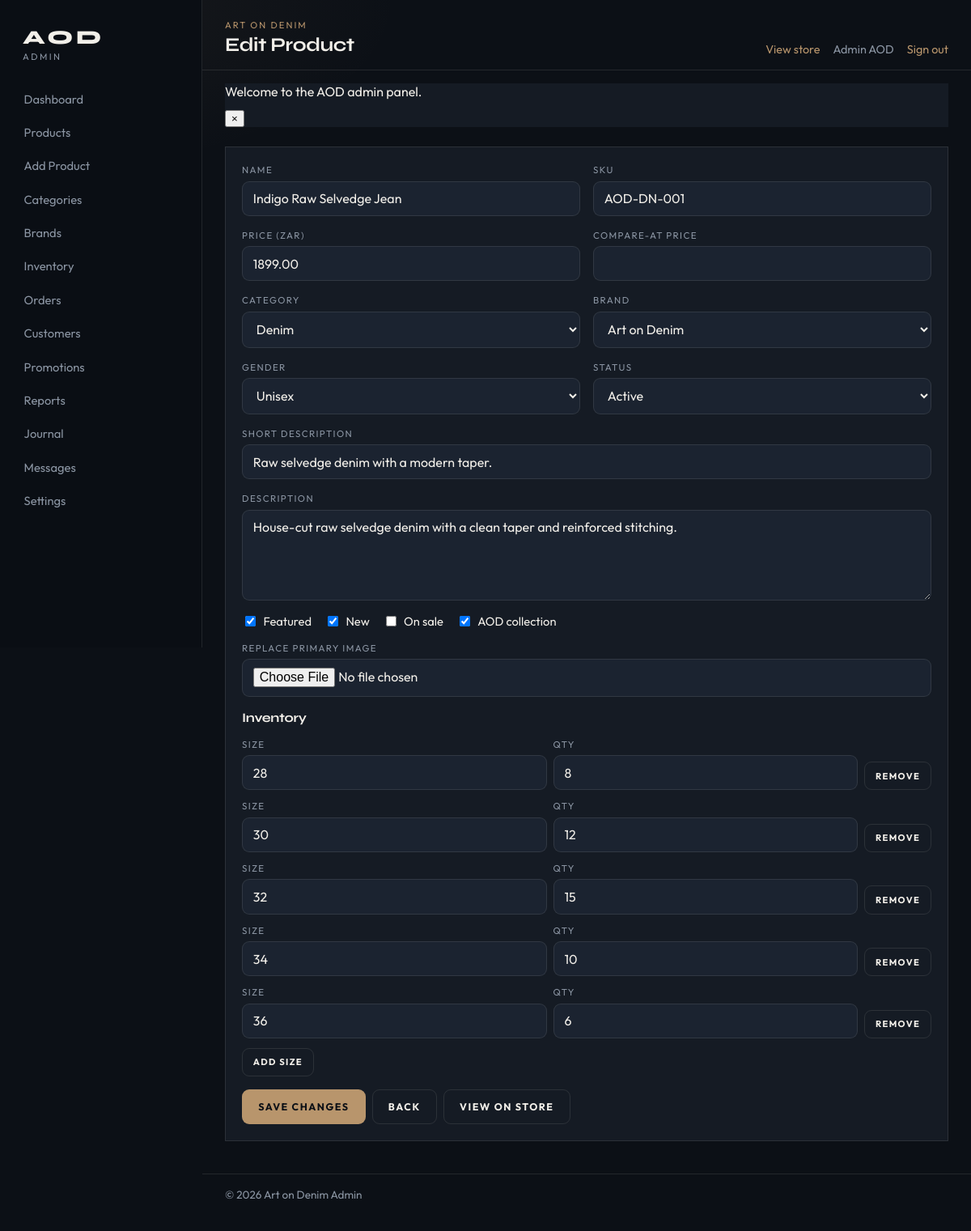
/admin/edit-product.php?id=1 (signed in), run on the app's committed database.
### tables this page shows
CREATE TABLE `users` (
  `id` INT UNSIGNED NOT NULL AUTO_INCREMENT,
  `first_name` VARCHAR(80) NOT NULL,
  `last_name` VARCHAR(80) NOT NULL,
  `email` VARCHAR(190) NOT NULL,
  `phone` VARCHAR(30) DEFAULT NULL,
  `password_hash` VARCHAR(255) NOT NULL,
  `role` ENUM('customer', 'admin') NOT NULL DEFAULT 'customer',
  `status` ENUM('active', 'inactive', 'banned') NOT NULL DEFAULT 'active',
  `address_line1` VARCHAR(255) DEFAULT NULL,
  `address_line2` VARCHAR(255) DEFAULT NULL,
  `city` VARCHAR(100) DEFAULT NULL,
  `province` VARCHAR(100) DEFAULT NULL,
  `postal_code` VARCHAR(20) DEFAULT NULL,
  `country` VARCHAR(100) NOT NULL DEFAULT 'South Africa',
  `email_verified_at` DATETIME DEFAULT NULL,
  `last_login_at` DATETIME DEFAULT NULL,
  `created_at` DATETIME NOT NULL DEFAULT CURRENT_TIMESTAMP,
  `updated_at` DATETIME NOT NULL DEFAULT CURRENT_TIMESTAMP ON UPDATE CURRENT_TIMESTAMP,
  PRIMARY KEY (`id`),
  UNIQUE KEY `uq_users_email` (`email`),
  KEY `idx_users_role` (`role`),
  KEY `idx_users_status` (`status`)
);

CREATE TABLE `products` (
  `id` INT UNSIGNED NOT NULL AUTO_INCREMENT,
  `sku` VARCHAR(60) NOT NULL,
  `name` VARCHAR(200) NOT NULL,
  `slug` VARCHAR(220) NOT NULL,
  `description` TEXT DEFAULT NULL,
  `short_description` VARCHAR(500) DEFAULT NULL,
  `category_id` INT UNSIGNED DEFAULT NULL,
  `brand_id` INT UNSIGNED DEFAULT NULL,
  `price` DECIMAL(10,2) NOT NULL,
  `compare_at_price` DECIMAL(10,2) DEFAULT NULL,
  `cost_price` DECIMAL(10,2) DEFAULT NULL,
  `gender` ENUM('unisex', 'men', 'women') NOT NULL DEFAULT 'unisex',
  `is_featured` TINYINT(1) NOT NULL DEFAULT 0,
  `is_new` TINYINT(1) NOT NULL DEFAULT 0,
  `is_on_sale` TINYINT(1) NOT NULL DEFAULT 0,
  `is_aod_collection` TINYINT(1) NOT NULL DEFAULT 0,
  `status` ENUM('draft', 'active', 'archived') NOT NULL DEFAULT 'active',
  `meta_title` VARCHAR(160) DEFAULT NULL,
  `meta_description` VARCHAR(255) DEFAULT NULL,
  `created_at` DATETIME NOT NULL DEFAULT CURRENT_TIMESTAMP,
  `updated_at` DATETIME NOT NULL DEFAULT CURRENT_TIMESTAMP ON UPDATE CURRENT_TIMESTAMP,
  PRIMARY KEY (`id`),
  UNIQUE KEY `uq_products_sku` (`sku`),
  UNIQUE KEY `uq_products_slug` (`slug`),
  KEY `idx_products_category` (`category_id`),
  KEY `idx_products_brand` (`brand_id`),
  KEY `idx_products_status` (`status`),
  KEY `idx_products_featured` (`is_featured`),
  KEY `idx_products_new` (`is_new`),
  KEY `idx_products_sale` (`is_on_sale`),
  KEY `idx_products_aod` (`is_aod_collection`),
  KEY `idx_products_price` (`price`),
  FULLTEXT KEY `ft_products_search` (`name`, `short_description`, `description`),
  CONSTRAINT `fk_products_category`
    FOREIGN KEY (`category_id`) REFERENCES `categories` (`id`)
    ON DELETE SET NULL ON UPDATE CASCADE,
  CONSTRAINT `fk_products_brand`
    FOREIGN KEY (`brand_id`) REFERENCES `brands` (`id`)
    ON DELETE SET NULL ON UPDATE CASCADE
);

CREATE TABLE `categories` (
  `id` INT UNSIGNED NOT NULL AUTO_INCREMENT,
  `name` VARCHAR(120) NOT NULL,
  `slug` VARCHAR(140) NOT NULL,
  `description` TEXT DEFAULT NULL,
  `image` VARCHAR(255) DEFAULT NULL,
  `parent_id` INT UNSIGNED DEFAULT NULL,
  `sort_order` INT NOT NULL DEFAULT 0,
  `is_active` TINYINT(1) NOT NULL DEFAULT 1,
  `created_at` DATETIME NOT NULL DEFAULT CURRENT_TIMESTAMP,
  `updated_at` DATETIME NOT NULL DEFAULT CURRENT_TIMESTAMP ON UPDATE CURRENT_TIMESTAMP,
  PRIMARY KEY (`id`),
  UNIQUE KEY `uq_categories_slug` (`slug`),
  KEY `idx_categories_active` (`is_active`),
  KEY `idx_categories_parent` (`parent_id`),
  CONSTRAINT `fk_categories_parent`
    FOREIGN KEY (`parent_id`) REFERENCES `categories` (`id`)
    ON DELETE SET NULL ON UPDATE CASCADE
);

CREATE TABLE `brands` (
  `id` INT UNSIGNED NOT NULL AUTO_INCREMENT,
  `name` VARCHAR(120) NOT NULL,
  `slug` VARCHAR(140) NOT NULL,
  `description` TEXT DEFAULT NULL,
  `logo` VARCHAR(255) DEFAULT NULL,
  `website` VARCHAR(255) DEFAULT NULL,
  `is_featured` TINYINT(1) NOT NULL DEFAULT 0,
  `is_active` TINYINT(1) NOT NULL DEFAULT 1,
  `created_at` DATETIME NOT NULL DEFAULT CURRENT_TIMESTAMP,
  `updated_at` DATETIME NOT NULL DEFAULT CURRENT_TIMESTAMP ON UPDATE CURRENT_TIMESTAMP,
  PRIMARY KEY (`id`),
  UNIQUE KEY `uq_brands_slug` (`slug`),
  KEY `idx_brands_featured` (`is_featured`),
  KEY `idx_brands_active` (`is_active`)
);

CREATE TABLE `inventory` (
  `id` INT UNSIGNED NOT NULL AUTO_INCREMENT,
  `product_id` INT UNSIGNED NOT NULL,
  `size` VARCHAR(20) NOT NULL,
  `quantity` INT NOT NULL DEFAULT 0,
  `reserved` INT NOT NULL DEFAULT 0,
  `low_stock_threshold` INT NOT NULL DEFAULT 5,
  `updated_at` DATETIME NOT NULL DEFAULT CURRENT_TIMESTAMP ON UPDATE CURRENT_TIMESTAMP,
  PRIMARY KEY (`id`),
  UNIQUE KEY `uq_inventory_product_size` (`product_id`, `size`),
  KEY `idx_inventory_qty` (`quantity`),
  CONSTRAINT `fk_inventory_product`
    FOREIGN KEY (`product_id`) REFERENCES `products` (`id`)
    ON DELETE CASCADE ON UPDATE CASCADE
);

### includes/functions.php (called while the page is built, shortened)
<?php
function e(?string $value): string
{
    return htmlspecialchars((string) $value, ENT_QUOTES | ENT_SUBSTITUTE, 'UTF-8');
}
function url(string $path = ''): string
{
    $path = ltrim($path, '/');
    return rtrim(BASE_URL, '/') . '/' . $path;
}
function asset(string $path): string
{
    return url(ltrim($path, '/'));
}
function current_user(): ?array
{
    return $_SESSION['user'];
}
function get_categories(bool $activeOnly = true): array
{
    $sql = 'SELECT * FROM categories';
    $sql .= ' ORDER BY sort_order ASC, name ASC';
    return db()->query($sql)->fetchAll();
}
function get_brands_list(bool $activeOnly = true): array
{
    $sql = 'SELECT * FROM brands';
    $sql .= ' ORDER BY name ASC';
    return db()->query($sql)->fetchAll();
}
function get_product_inventory(int $productId): array
{
    $stmt = db()->prepare(
        'SELECT * FROM inventory
         WHERE product_id = :id
         ORDER BY id ASC'
    );
    $stmt->execute([':id' => $productId]);
    return $stmt->fetchAll();
}

### config/database.php (called while the page is built, shortened)
<?php
function db(): PDO
{
    static $pdo = null;
    if ($pdo instanceof PDO) {
        return $pdo;
    }
    $dsn = sprintf(
        'mysql:host=%s;port=%s;dbname=%s;charset=%s',
        DB_HOST,
        DB_PORT,
        DB_NAME,
        DB_CHARSET
    );
    try {
        $pdo = new PDO($dsn, DB_USER, DB_PASS, [
            PDO::ATTR_ERRMODE            => PDO::ERRMODE_EXCEPTION,
            PDO::ATTR_DEFAULT_FETCH_MODE => PDO::FETCH_ASSOC,
            PDO::ATTR_EMULATE_PREPARES   => false,
            PDO::MYSQL_ATTR_INIT_COMMAND => "SET NAMES utf8mb4 COLLATE utf8mb4_unicode_ci",
        ]);
    } catch (PDOException $e) {
        if (APP_DEBUG) {
            throw new RuntimeException('Database connection failed: ' . $e->getMessage(), 0, $e);
        }
        error_log('AOD DB Error: ' . $e->getMessage());
        http_response_code(503);
        exit('Service temporarily unavailable. Please try again later.');
    }
    return $pdo;
}

### includes/auth.php (called while the page is built, shortened)
<?php
function refresh_session_user(): ?array
{
    $full = find_user_by_id((int) $_SESSION['user']['id']);
    return $_SESSION['user'];
}
function find_user_by_id(int $id): ?array
{
    $stmt = db()->prepare('SELECT * FROM users WHERE id = :id LIMIT 1');
    $stmt->execute([':id' => $id]);
    $user = $stmt->fetch();
    return $user ?: null;
}

### includes/admin-auth.php (called while the page is built, shortened)
<?php
function require_admin(): void
{
    $user = refresh_session_user();
}

### admin/edit-product.php (the view, shortened to what this page needs)
<?php
require_admin();
$id = (int) ($_GET['id'] ?? $_POST['id'] ?? 0);
$stmt = db()->prepare('SELECT * FROM products WHERE id = :id LIMIT 1');
$stmt->execute([':id' => $id]);
$product = $stmt->fetch();
$categories = get_categories(false);
$brands = get_brands_list(false);
$inventory = get_product_inventory($id);
$pageTitle = 'Edit Product';
require dirname(__DIR__) . '/includes/admin-header.php';
?>
<section class="admin-panel">
    <form method="post" action="<?= e(url('admin/edit-product.php?id=' . $id)) ?>" enctype="multipart/form-data" class="admin-form" novalidate>
        <div class="admin-form-row">
            <div class="admin-field">
                <label for="name">Name</label>
                <input type="text" id="name" name="name" required value="<?= e((string) $product['name']) ?>">
            </div>
            <div class="admin-field">
                <label for="sku">SKU</label>
                <input type="text" id="sku" name="sku" required value="<?= e((string) $product['sku']) ?>">
            </div>
        </div>
        <div class="admin-form-row">
            <div class="admin-field">
                <label for="price">Price (ZAR)</label>
                <input type="number" step="0.01" min="0" id="price" name="price" required value="<?= e((string) $product['price']) ?>">
            </div>
            <div class="admin-field">
                <label for="compare_at_price">Compare-at price</label>
                <input type="number" step="0.01" min="0" id="compare_at_price" name="compare_at_price" value="<?= e((string) ($product['compare_at_price'] ?? '')) ?>">
            </div>
        </div>
        <div class="admin-form-row">
            <div class="admin-field">
                <label for="category_id">Category</label>
                <select id="category_id" name="category_id">
                    <?php foreach ($categories as $c): ?>
                        <option value="<?= (int) $c['id'] ?>" <?= (int) ($product['category_id'] ?? 0) === (int) $c['id'] ? 'selected' : '' ?>><?= e($c['name']) ?></option>
                    <?php endforeach; ?>
                </select>
            </div>
            <div class="admin-field">
                <label for="brand_id">Brand</label>
                <select id="brand_id" name="brand_id">
                    <?php foreach ($brands as $b): ?>
                        <option value="<?= (int) $b['id'] ?>" <?= (int) ($product['brand_id'] ?? 0) === (int) $b['id'] ? 'selected' : '' ?>><?= e($b['name']) ?></option>
                    <?php endforeach; ?>
                </select>
            </div>
        </div>
        <div class="admin-form-row">
            <div class="admin-field">
                <label for="gender">Gender</label>
                <select id="gender" name="gender">
                    <?php foreach (['unisex','men','women'] as $g): ?>
                        <option value="<?= $g ?>" <?= ($product['gender'] ?? '') === $g ? 'selected' : '' ?>><?= ucfirst($g) ?></option>
                    <?php endforeach; ?>
                </select>
            </div>
            <div class="admin-field">
                <label for="status">Status</label>
                <select id="status" name="status">
                    <?php foreach (['active','draft','archived'] as $s): ?>
                        <option value="<?= $s ?>" <?= ($product['status'] ?? '') === $s ? 'selected' : '' ?>><?= ucfirst($s) ?></option>
                    <?php endforeach; ?>
                </select>
            </div>
        </div>
        <div class="admin-field">
            <label for="short_description">Short description</label>
            <input type="text" id="short_description" name="short_description" maxlength="500" value="<?= e((string) ($product['short_description'] ?? '')) ?>">
        </div>
        <div class="admin-field">
            <label for="description">Description</label>
            <textarea id="description" name="description"><?= e((string) ($product['description'] ?? '')) ?></textarea>
        </div>
        <div class="admin-checks">
            <label><input type="checkbox" name="is_featured" value="1" <?= !empty($product['is_featured']) ? 'checked' : '' ?>> Featured</label>
            <label><input type="checkbox" name="is_new" value="1" <?= !empty($product['is_new']) ? 'checked' : '' ?>> New</label>
            <label><input type="checkbox" name="is_on_sale" value="1" <?= !empty($product['is_on_sale']) ? 'checked' : '' ?>> On sale</label>
            <label><input type="checkbox" name="is_aod_collection" value="1" <?= !empty($product['is_aod_collection']) ? 'checked' : '' ?>> AOD collection</label>
        </div>
        <div class="admin-field">
            <label for="image">Replace primary image</label>
            <input type="file" id="image" name="image" accept=".jpg,.jpeg,.png,.webp,image/jpeg,image/png,image/webp">
        </div>
        <div>
            <h2 style="font-size:1rem;">Inventory</h2>
            <div class="inventory-editor" id="inventory-editor">
                <?php if ($inventory): ?>
                    <?php foreach ($inventory as $row): ?>
                        <div class="inventory-row">
                            <div class="admin-field"><label>Size</label><input type="text" name="sizes[]" value="<?= e($row['size']) ?>" required></div>
                            <div class="admin-field"><label>Qty</label><input type="number" name="quantities[]" min="0" value="<?= (int) $row['quantity'] ?>" required></div>
                            <button type="button" class="admin-btn admin-btn--ghost admin-btn--sm" data-remove-row>Remove</button>
                        </div>
                    <?php endforeach; ?>
                <?php endif; ?>
            </div>
            <button type="button" class="admin-btn admin-btn--ghost admin-btn--sm" id="add-size-row" style="margin-top:.75rem;">Add size</button>
        </div>
        <div class="stack-actions">
            <button type="submit" class="admin-btn">Save changes</button>
            <a class="admin-btn admin-btn--ghost" href="<?= e(url('admin/products.php')) ?>">Back</a>
            <a class="admin-btn admin-btn--ghost" href="<?= e(url('pages/product.php?id=' . $id)) ?>" target="_blank" rel="noopener">View on store</a>
        </div>
    </form>
</section>
<?php require dirname(__DIR__) . '/includes/admin-footer.php'; ?>

### includes/admin-header.php (shortened to what this page needs)
<?php
$pageTitle = $pageTitle ?? 'Admin';
$adminUser = current_user();
?>
<!DOCTYPE html>
<html lang="en">
<head>
    <link rel="stylesheet" href="<?= e(asset('assets/css/admin.css')) ?>">
</head>
<body class="admin-body">
<div class="admin-shell">
<?php require __DIR__ . '/admin-sidebar.php'; ?>
<div class="admin-main-wrap">
    <header class="admin-topbar">
        <div>
            <p class="admin-topbar__eyebrow">Art on Denim</p>
            <h1 class="admin-topbar__title"><?= e($pageTitle) ?></h1>
        </div>
        <div class="admin-topbar__actions">
            <a href="<?= e(url('index.php')) ?>" target="_blank" rel="noopener">View store</a>
            <span><?= e(($adminUser['first_name'] ?? 'Admin') . ' ' . ($adminUser['last_name'] ?? '')) ?></span>
            <form method="post" action="<?= e(url('admin/logout.php')) ?>">
                <button type="submit" class="admin-link-btn">Sign out</button>
            </form>
        </div>
    </header>
    <div class="admin-alerts">
        <?php require __DIR__ . '/alerts.php'; ?>
    </div>
    <main id="admin-main" class="admin-content">

### data on the page
users: first_name+last_name "Admin AOD"
products: name "Indigo Raw Selvedge Jean", sku "AOD-DN-001", price "1899.00", category_id "Denim", brand_id "Art on Denim", gender "Unisex", status "Active", short_description "Raw selvedge denim with a modern taper.", description "House-cut raw selvedge denim with a clean taper and reinforced stitching.", is_featured "☑", is_new "☑", is_aod_collection "☑"
inventory: size "28", quantity "8"
inventory: size "30", quantity "12"
inventory: size "32", quantity "15"
inventory: size "34", quantity "10"
inventory: size "36", quantity "6"

### other printed values
$item[0] "Dashboard"
$item[0] "Products"
$item[0] "Add Product"
$item[0] "Categories"
$item[0] "Brands"
$item[0] "Inventory"
$item[0] "Orders"
$item[0] "Customers"
$item[0] "Promotions"
$item[0] "Reports"
$item[0] "Journal"
$item[0] "Messages"
$item[0] "Settings"
$pageTitle "Edit Product"
$flash['message'] "Welcome to the AOD admin panel."
